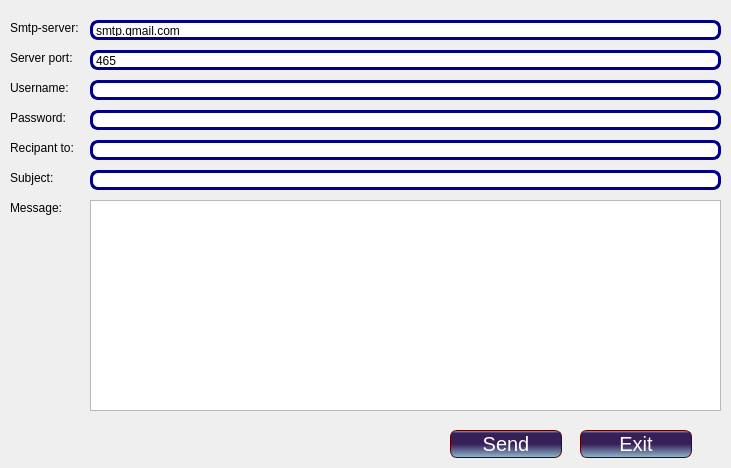
<?xml version="1.0" encoding="UTF-8"?>
<ui version="4.0">
 <class>email</class>
 <widget class="QDialog" name="email">
  <property name="geometry">
   <rect>
    <x>0</x>
    <y>0</y>
    <width>731</width>
    <height>468</height>
   </rect>
  </property>
  <property name="windowTitle">
   <string>Dialog</string>
  </property>
  <property name="styleSheet">
   <string notr="true">QLineEdit {

padding: 1px;

border-style: solid;

border: 3px solid darkblue;

border-radius: 8px;
}

QComboBox {
    border: 3px solid darkblue;
    border-radius: 3px;
    padding: 1px 18px 1px 3px;
    min-width: 6em;
}
QPushButton {

color:white;

background-color: QLinearGradient( x1: 0, y1: 0, x2: 0, y2: 1, stop: 0#91BACF, stop: 0.1#371F57, stop: 0.49#371F57 , stop: 0.5#371F57, stop: 1#91BACF);

border-width: 1px;

border-color: #500;

border-style: solid;

border-radius: 7;

padding: 3px;

font-size: 20px;

padding-left: 5px;

padding-right: 5px;

min-width: 100px;

max-width: 1000px;

min-height: 20px;

max-height: 200px;

}</string>
  </property>
  <widget class="QLineEdit" name="server">
   <property name="geometry">
    <rect>
     <x>90</x>
     <y>20</y>
     <width>631</width>
     <height>20</height>
    </rect>
   </property>
   <property name="text">
    <string>smtp.gmail.com</string>
   </property>
  </widget>
  <widget class="QLineEdit" name="port">
   <property name="geometry">
    <rect>
     <x>90</x>
     <y>50</y>
     <width>631</width>
     <height>20</height>
    </rect>
   </property>
   <property name="text">
    <string>465</string>
   </property>
  </widget>
  <widget class="QLineEdit" name="uname">
   <property name="geometry">
    <rect>
     <x>90</x>
     <y>80</y>
     <width>631</width>
     <height>20</height>
    </rect>
   </property>
  </widget>
  <widget class="QLineEdit" name="paswd">
   <property name="geometry">
    <rect>
     <x>90</x>
     <y>110</y>
     <width>631</width>
     <height>20</height>
    </rect>
   </property>
   <property name="echoMode">
    <enum>QLineEdit::Password</enum>
   </property>
  </widget>
  <widget class="QLineEdit" name="rcpt">
   <property name="geometry">
    <rect>
     <x>90</x>
     <y>140</y>
     <width>631</width>
     <height>20</height>
    </rect>
   </property>
  </widget>
  <widget class="QLineEdit" name="subject">
   <property name="geometry">
    <rect>
     <x>90</x>
     <y>170</y>
     <width>631</width>
     <height>20</height>
    </rect>
   </property>
  </widget>
  <widget class="QPlainTextEdit" name="msg">
   <property name="geometry">
    <rect>
     <x>90</x>
     <y>200</y>
     <width>631</width>
     <height>211</height>
    </rect>
   </property>
  </widget>
  <widget class="QLabel" name="label">
   <property name="geometry">
    <rect>
     <x>10</x>
     <y>20</y>
     <width>81</width>
     <height>16</height>
    </rect>
   </property>
   <property name="text">
    <string>Smtp-server:</string>
   </property>
  </widget>
  <widget class="QLabel" name="label_2">
   <property name="geometry">
    <rect>
     <x>10</x>
     <y>50</y>
     <width>71</width>
     <height>16</height>
    </rect>
   </property>
   <property name="text">
    <string>Server port:</string>
   </property>
  </widget>
  <widget class="QLabel" name="label_3">
   <property name="geometry">
    <rect>
     <x>10</x>
     <y>80</y>
     <width>61</width>
     <height>16</height>
    </rect>
   </property>
   <property name="text">
    <string>Username:</string>
   </property>
  </widget>
  <widget class="QLabel" name="label_4">
   <property name="geometry">
    <rect>
     <x>10</x>
     <y>110</y>
     <width>61</width>
     <height>16</height>
    </rect>
   </property>
   <property name="text">
    <string>Password:</string>
   </property>
  </widget>
  <widget class="QLabel" name="label_5">
   <property name="geometry">
    <rect>
     <x>10</x>
     <y>140</y>
     <width>71</width>
     <height>16</height>
    </rect>
   </property>
   <property name="text">
    <string>Recipant to:</string>
   </property>
  </widget>
  <widget class="QLabel" name="label_6">
   <property name="geometry">
    <rect>
     <x>10</x>
     <y>170</y>
     <width>51</width>
     <height>16</height>
    </rect>
   </property>
   <property name="text">
    <string>Subject:</string>
   </property>
  </widget>
  <widget class="QLabel" name="label_7">
   <property name="geometry">
    <rect>
     <x>10</x>
     <y>200</y>
     <width>61</width>
     <height>16</height>
    </rect>
   </property>
   <property name="text">
    <string>Message:</string>
   </property>
  </widget>
  <widget class="QPushButton" name="sendBtn">
   <property name="geometry">
    <rect>
     <x>450</x>
     <y>430</y>
     <width>112</width>
     <height>28</height>
    </rect>
   </property>
   <property name="text">
    <string>Send</string>
   </property>
  </widget>
  <widget class="QPushButton" name="exitBtn">
   <property name="geometry">
    <rect>
     <x>580</x>
     <y>430</y>
     <width>112</width>
     <height>28</height>
    </rect>
   </property>
   <property name="text">
    <string>Exit</string>
   </property>
  </widget>
  <widget class="QLabel" name="label_8">
   <property name="geometry">
    <rect>
     <x>-10</x>
     <y>-10</y>
     <width>771</width>
     <height>481</height>
    </rect>
   </property>
   <property name="text">
    <string/>
   </property>
   <property name="pixmap">
    <pixmap>../../../Downloads/GalaxyS7-edge-wallpaper-3.jpg</pixmap>
   </property>
  </widget>
  <zorder>label_8</zorder>
  <zorder>server</zorder>
  <zorder>port</zorder>
  <zorder>uname</zorder>
  <zorder>paswd</zorder>
  <zorder>rcpt</zorder>
  <zorder>subject</zorder>
  <zorder>msg</zorder>
  <zorder>label</zorder>
  <zorder>label_2</zorder>
  <zorder>label_3</zorder>
  <zorder>label_4</zorder>
  <zorder>label_5</zorder>
  <zorder>label_6</zorder>
  <zorder>label_7</zorder>
  <zorder>sendBtn</zorder>
  <zorder>exitBtn</zorder>
 </widget>
 <resources/>
 <connections/>
</ui>
